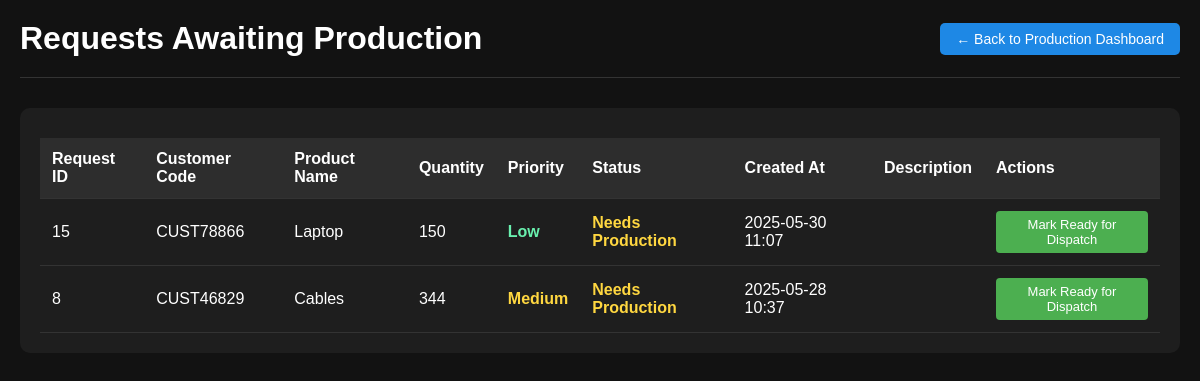
Page /production-requests (signed in) on the earlier database version.
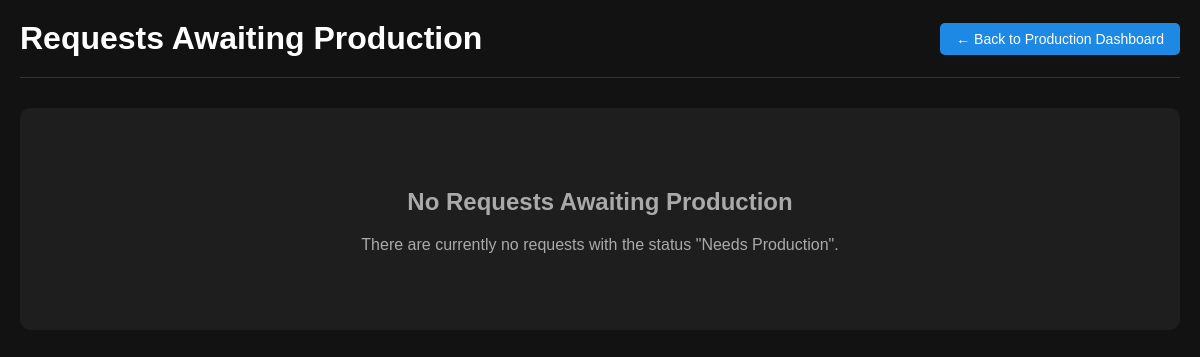
Same page on the later database version.
### models.py (models this page shows)
class Request(db.Model):
    id = db.Column(db.Integer, primary_key=True)
    customer_id = db.Column(db.Integer, db.ForeignKey('customer.id'), nullable=False)
    customer_code = db.Column(db.String(50), nullable=False)  # <-- Newly added
    item_name = db.Column(db.String(100), nullable=False)
    quantity = db.Column(db.Integer, nullable=False)
    priority = db.Column(db.String(50), nullable=False)
    status = db.Column(db.String(50), default='New')
    created_at = db.Column(db.DateTime, default=datetime.utcnow)
    submitted_by = db.Column(db.Integer, db.ForeignKey('user.id'))
    description = db.Column(db.Text, nullable=True)

### app.py (the view)
@app.route('/production-requests')
@login_required
@role_required('admin', 'production')
def production_pending_requests():
    try:
        pending_production = (
            Request.query
            .filter_by(status='Needs Production')
            .order_by(Request.created_at.desc())
            .all()
        )
    except Exception as e:
        flash(f"Error fetching production requests: {str(e)}", "error")
        pending_production = []
    return render_template(
        'production_requests.html',
        production_requests=pending_production,
        title="Pending Production Requests"
    )

### app.py (called while the page is built)
def role_required(*roles):
    def decorator(f):
        @wraps(f)
        def wrapped(*args, **kwargs):
            if current_user.role not in roles:
                abort(403)
            return f(*args, **kwargs)
        return wrapped
    return decorator

@login_manager.user_loader
def load_user(user_id):
    return User.query.get(int(user_id))

@app.after_request
def add_header(response):
    response.headers["Cache-Control"] = "no-cache, no-store, must-revalidate, private"
    response.headers["Pragma"] = "no-cache"
    response.headers["Expires"] = "-1"
    return response

### templates/production_requests.html (shortened to what this page needs)
<!DOCTYPE html>
<html lang="en">
<head>
</head>
<body>
    <div class="container">
        <div class="header">
            <h1>Requests Awaiting Production</h1>
            <div class="back-button">
                <a href="{{ url_for('production_page') }}">← Back to Production Dashboard</a>
            </div>
        </div>
        <div class="table-container">
            {% if production_requests %}
            <table>
                <thead>
                    <tr>
                        <th>Request ID</th>
                        <th>Customer Code</th>
                        <th>Product Name</th>
                        <th>Quantity</th>
                        <th>Priority</th>
                        <th>Status</th>
                        <th>Created At</th>
                        <th>Description</th>
                        <th>Actions</th>
                    </tr>
                </thead>
                <tbody>
                    {% for req in production_requests %}
                    <tr>
                        <td>{{ req.id }}</td>
                        <td>{{ req.customer_code }}</td>
                        <td>{{ req.item_name }}</td>
                        <td>{{ req.quantity }}</td>
                        <td>
                            <span class="priority-{{ req.priority|lower }}">{{ req.priority }}</span>
                        </td>
                        <td>
                            <span class="status-needs-production">{{ req.status }}</span>
                        </td>
                        <td>{{ req.created_at.strftime('%Y-%m-%d %H:%M') if req.created_at else 'N/A' }}</td>
                        <td>{{ req.description | default('No description') }}</td>
                        <td>
                            {% if req.status == 'Needs Production' %}
                            <form method="POST" action="{{ url_for('mark_request_ready_for_dispatch', request_id=req.id) }}" style="display: inline;">
                                <button type="submit" class="action-button ready-button">Mark Ready for Dispatch</button>
                            </form>
                            {% else %}
                            <span>{{ req.status }}</span>
                            {% endif %}
                        </td>
                    </tr>
                    {% endfor %}
                </tbody>
            </table>
            {% else %}
            <div class="no-requests">
                <h2>No Requests Awaiting Production</h2>
                <p>There are currently no requests with the status "Needs Production".</p>
            </div>
            {% endif %}
        </div>
    </div>
</body>
</html>

Differences in the rows shown:
no longer on this page (row edited): Request: id "15", customer_code "CUST78866", item_name "Laptop", quantity "150", priority "Low", status "Needs Production", created_at "2025-05-30 11:07"
no longer on this page (row edited): Request: id "8", customer_code "CUST46829", item_name "Cables", quantity "344", priority "Medium", status "Needs Production", created_at "2025-05-28 10:37"
Other differences:
text no longer shown: "Request ID Customer Code Product Name Quantity Priority Status Created At Description Actions"
text now shown: "No Requests Awaiting Production There are currently no requests with the status \"Needs Production\"."
